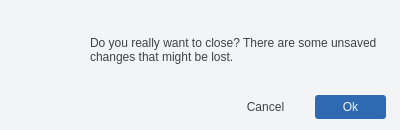
<?xml version="1.0" encoding="UTF-8"?>
<ui version="4.0">
 <class>Dialog</class>
 <widget class="QDialog" name="Dialog">
  <property name="geometry">
   <rect>
    <x>0</x>
    <y>0</y>
    <width>400</width>
    <height>130</height>
   </rect>
  </property>
  <property name="windowTitle">
   <string>Dialog</string>
  </property>
  <property name="styleSheet">
   <string notr="true">* {
	background: transparent;
	border: none;
	color: #414141;
}

QPushButton:hover{
	background: #DBEAFE;
}

QWidget#container{
	background: #F3F4F6;
}</string>
  </property>
  <layout class="QVBoxLayout" name="verticalLayout">
   <property name="spacing">
    <number>0</number>
   </property>
   <property name="leftMargin">
    <number>0</number>
   </property>
   <property name="topMargin">
    <number>0</number>
   </property>
   <property name="rightMargin">
    <number>0</number>
   </property>
   <property name="bottomMargin">
    <number>0</number>
   </property>
   <item>
    <widget class="QWidget" name="container" native="true">
     <layout class="QVBoxLayout" name="verticalLayout_2">
      <property name="spacing">
       <number>0</number>
      </property>
      <property name="leftMargin">
       <number>0</number>
      </property>
      <property name="topMargin">
       <number>0</number>
      </property>
      <property name="rightMargin">
       <number>0</number>
      </property>
      <property name="bottomMargin">
       <number>0</number>
      </property>
      <item>
       <widget class="QFrame" name="frame">
        <property name="frameShape">
         <enum>QFrame::Shape::StyledPanel</enum>
        </property>
        <property name="frameShadow">
         <enum>QFrame::Shadow::Raised</enum>
        </property>
        <widget class="QLabel" name="icon">
         <property name="geometry">
          <rect>
           <x>20</x>
           <y>40</y>
           <width>40</width>
           <height>40</height>
          </rect>
         </property>
         <property name="text">
          <string/>
         </property>
         <property name="pixmap">
          <pixmap resource="../assets/icons.qrc">:/icons/icons/question.svg</pixmap>
         </property>
         <property name="scaledContents">
          <bool>true</bool>
         </property>
        </widget>
        <widget class="QLabel" name="text">
         <property name="geometry">
          <rect>
           <x>90</x>
           <y>10</y>
           <width>300</width>
           <height>81</height>
          </rect>
         </property>
         <property name="maximumSize">
          <size>
           <width>300</width>
           <height>16777215</height>
          </size>
         </property>
         <property name="text">
          <string>&lt;html&gt;&lt;head/&gt;&lt;body&gt;&lt;p&gt;Do you really want to close? There are some unsaved changes that might be lost.&lt;/p&gt;&lt;/body&gt;&lt;/html&gt;</string>
         </property>
         <property name="alignment">
          <set>Qt::AlignmentFlag::AlignLeading|Qt::AlignmentFlag::AlignLeft|Qt::AlignmentFlag::AlignVCenter</set>
         </property>
         <property name="wordWrap">
          <bool>true</bool>
         </property>
        </widget>
        <widget class="QPushButton" name="ok_btn">
         <property name="geometry">
          <rect>
           <x>315</x>
           <y>95</y>
           <width>71</width>
           <height>24</height>
          </rect>
         </property>
         <property name="styleSheet">
          <string notr="true">padding: 5px;
background: #2F69B2;
color: #F3F4F6;
border-radius: 3px;</string>
         </property>
         <property name="text">
          <string>Ok</string>
         </property>
        </widget>
        <widget class="QPushButton" name="cancel_btn">
         <property name="geometry">
          <rect>
           <x>230</x>
           <y>95</y>
           <width>71</width>
           <height>24</height>
          </rect>
         </property>
         <property name="text">
          <string>Cancel</string>
         </property>
        </widget>
       </widget>
      </item>
     </layout>
    </widget>
   </item>
  </layout>
 </widget>
 <resources>
  <include location="../assets/icons.qrc"/>
 </resources>
 <connections/>
</ui>
